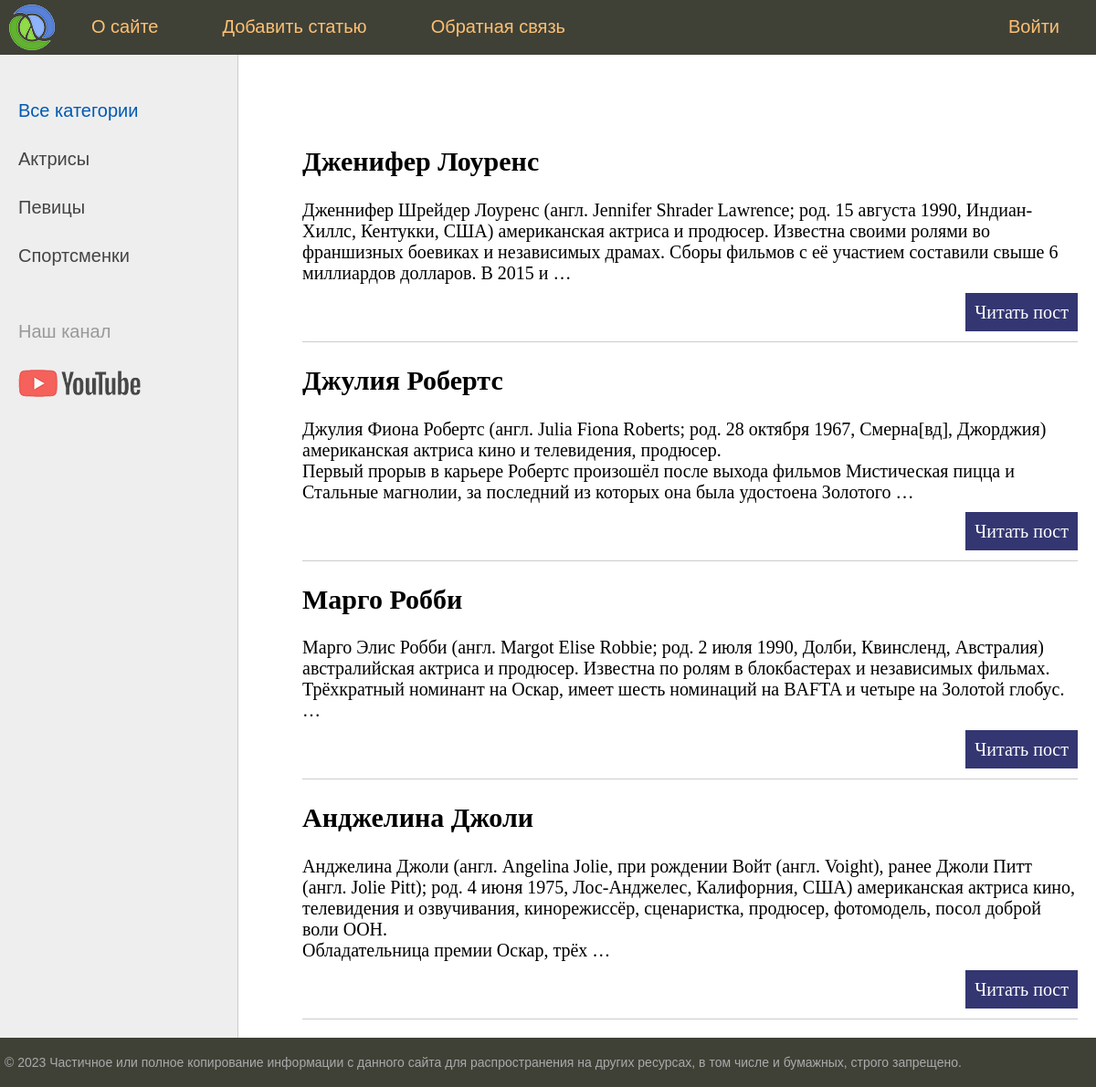
The page / on the database its author committed.
### women/models.py (models this page shows, shortened)
class Women(models.Model):
    class Status(models.IntegerChoices):
        DRAFT= 0, 'Черновик'
        PUBLISHED = 1, 'Опубликованно'
    title = models.CharField(max_length=255)
    slug = models.SlugField(max_length=255, unique=True, db_index=True)
    content = models.TextField(blank=True)
    time_create = models.DateTimeField(auto_now_add=True)
    time_update = models.DateTimeField(auto_now=True)
    is_published = models.BooleanField(choices=Status.choices, default=Status.DRAFT)
    cat = models.ForeignKey('Category', on_delete=models.PROTECT)
    objects = models.Manager()
    published = PublishedManager()
    class Meta:
        ordering = ['-time_create']
        indexes = [
            models.Index(fields=['-time_create'])
        ]
    def get_absolute_url(self):
        return reverse("post", kwargs={"post_slug": self.slug})

### women/views.py (the view)
# urls.py: path('', views.index, name='home'),
def index(request):
    posts = Women.published.all()
    return render(request, 'women/index.html', {'title':'Главная страница',
                                                 'menu': menu,
                                                 'posts': posts,
                                                 'cat_selected': 0})

### women/models.py (called while the page is built)
    def get_queryset(self) -> models.QuerySet:
        return super().get_queryset().filter(is_published=Women.Status.PUBLISHED)

### women/templatetags/women_tags.py (called while the page is built)
@register.inclusion_tag('women/list_categories.html')
def show_categories(cat_selected=0):
    cats = views.cats_db
    return {'cats': cats, 'cat_selected':cat_selected}

### women/templates/women/index.html (shortened to what this page needs)
{% extends 'base.html' %}
{% block content %}
<ul class="list-articles">
	{% for p in posts %}
			<li><h2>{{p.title}}</h2>
    {% autoescape off %}
	{{p.content|linebreaks|truncatewords:40}}
    {% endautoescape %}
			<p class="link-read-post"><a href="{{ p.get_absolute_url }}">Читать пост</a></p>
			</li>
	{% endfor %}
</ul>
{% endblock %}

### rows shown on the page
Women: title "Дженифер Лоуренс", content "Дженнифер Шрейдер Лоуренс (англ. Jennifer Shrader Lawrence; род. 15 августа 1990, Индиан-Хиллс, Кентукки, США) американская актриса и продюсер. Известна своими ролями во франшизных боевиках и независимых драмах. Сборы фильмов с её участием составили свыше 6 миллиардов долларов. В 2015 и …"
Women: title "Джулия Робертс", content "Джулия Фиона Робертс (англ. Julia Fiona Roberts; род. 28 октября 1967, Смерна[вд], Джорджия) американская актриса кино и телевидения, продюсер. Первый прорыв в карьере Робертс произошёл после выхода фильмов Мистическая пицца и Стальные магнолии, за последний из которых она была удостоена Золотого …"
Women: title "Марго Робби", content "Марго Элис Робби (англ. Margot Elise Robbie; род. 2 июля 1990, Долби, Квинсленд, Австралия) австралийская актриса и продюсер. Известна по ролям в блокбастерах и независимых фильмах. Трёхкратный номинант на Оскар, имеет шесть номинаций на BAFTA и четыре на Золотой глобус. …"
Women: title "Анджелина Джоли", content "Анджелина Джоли (англ. Angelina Jolie, при рождении Войт (англ. Voight), ранее Джоли Питт (англ. Jolie Pitt); род. 4 июня 1975, Лос-Анджелес, Калифорния, США) американская актриса кино, телевидения и озвучивания, кинорежиссёр, сценаристка, продюсер, фотомодель, посол доброй воли ООН. Обладательница премии Оскар, трёх …"

### other values the page prints
{{ m.title }} "О сайте" "Добавить статью" "Обратная связь" "Войти"
{{ cat.name }} "Актрисы" "Певицы" "Спортсменки"
